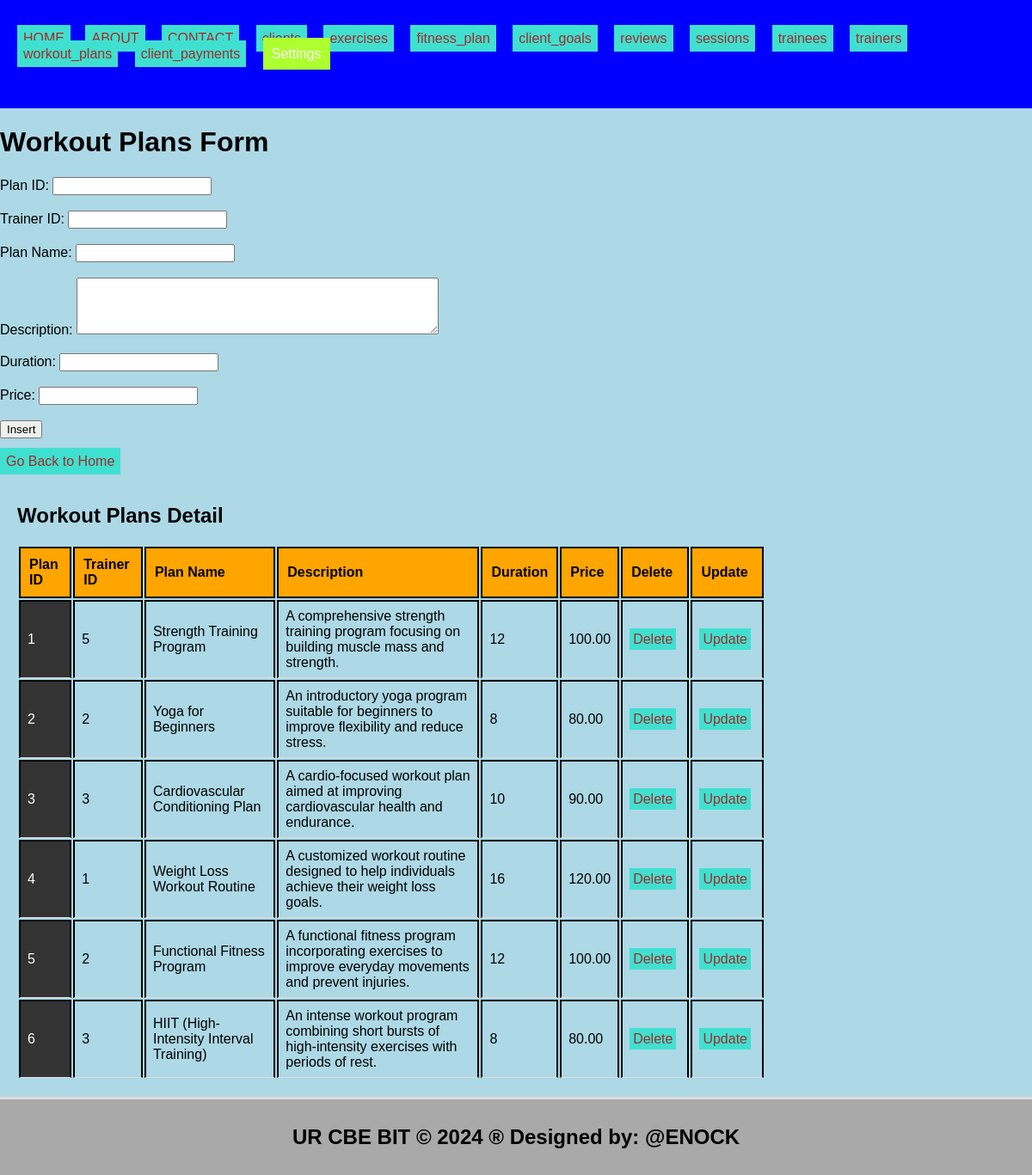
/workout_plans.php, run on the app's committed database.
### tables this page shows
CREATE TABLE `workout_plans` (
  `plan_id` int(11) NOT NULL,
  `trainer_id` int(11) DEFAULT NULL,
  `plan_name` varchar(255) DEFAULT NULL,
  `description` text DEFAULT NULL,
  `duration` int(11) DEFAULT NULL,
  `price` decimal(10,2) DEFAULT NULL
);

### workout_plans.php (the view, shortened to what this page needs)
<!DOCTYPE html>
<html lang="en">
<head>
  <link rel="stylesheet" type="text/css" href="style.css">
</head>
<body style="background-color: lightblue;">
  <header>
    <ul style="list-style-type: none; padding: 0;">
      <li style="display: inline; margin-right: 10px;">
           <ul style="list-style-type: none; padding: 0;">
    </li>
    <li style="display: inline; margin-right: 8px;"><a href="./home.html">HOME</a></li>
    <li style="display: inline; margin-right: 10px;"><a href="./about.html">ABOUT</a></li>
    <li style="display: inline; margin-right: 10px;"><a href="./contact.html">CONTACT</a></li>
    <li style="display: inline; margin-right: 10px;"><a href="./clients.php">clients</a></li>
    <li style="display: inline; margin-right: 10px;"><a href="./exercises.php">exercises</a></li>
    <li style="display: inline; margin-right: 10px;"><a href="./fitness_plan.php">fitness_plan</a></li>
    <li style="display: inline; margin-right: 10px;"><a href="./client_goals.php">client_goals</a></li>
    <li style="display: inline; margin-right: 10px;"><a href="./reviews.php"> reviews</a></li>
    <li style="display: inline; margin-right: 10px;"><a href="./sessions.php">sessions</a></li>
    <li style="display: inline; margin-right: 10px;"><a href="./trainees.php">trainees</a></li>
    <li style="display: inline; margin-right: 10px;"><a href="./trainers.php">trainers</a></li>
    <li style="display: inline; margin-right: 10px;"><a href="./workout_plans.php">workout_plans</a></li>
    <li style="display: inline; margin-right: 10px;"><a href="./client_payments.php">client_payments</a></li>
      <li class="dropdown" style="display: inline; margin-right: 10px;">
      <a href="#" style="padding: 10px; color: white; background-color: greenyellow; text-decoration: none; margin-right: 15px;">Settings</a>
    </li>
    </ul>
  </header>
<body style="background-color: yellowgreen;">
  <h1>Workout Plans Form</h1>
  <form method="post" onsubmit="return confirmInsert();">
    <label for="plan_id">Plan ID:</label>
    <input type="number" id="plan_id" name="plan_id" required><br><br>
    <label for="trainer_id">Trainer ID:</label>
    <input type="number" id="trainer_id" name="trainer_id" required><br><br>
    <label for="plan_name">Plan Name:</label>
    <input type="text" id="plan_name" name="plan_name" required><br><br>
    <label for="description">Description:</label>
    <textarea id="description" name="description" rows="4" cols="50" required></textarea><br><br>
    <label for="duration">Duration:</label>
    <input type="text" id="duration" name="duration" required><br><br>
    <label for="price">Price:</label>
    <input type="number" id="price" name="price" required><br><br>
    <input type="submit" name="add" value="Insert"><br><br>
    <a href="./home.html">Go Back to Home</a>
  </form>
  <?php
  include('database_connection.php');
  ?>
  <section>
    <h2>Workout Plans Detail</h2>
    <table>
      <tr>
        <th>Plan ID</th>
        <th>Trainer ID</th>
        <th>Plan Name</th>
        <th>Description</th>
        <th>Duration</th>
        <th>Price</th>
        <th>Delete</th>
        <th>Update</th>
      </tr>
      <?php
      $sql = "SELECT * FROM workout_plans";
      $result = $connection->query($sql);
      if ($result->num_rows > 0) {
          while ($row = $result->fetch_assoc()) {
              echo "<tr>
                      <td>{$row['plan_id']}</td>
                      <td>{$row['trainer_id']}</td>
                      <td>{$row['plan_name']}</td>
                      <td>{$row['description']}</td>
                      <td>{$row['duration']}</td>
                      <td>{$row['price']}</td>
                      <td><a style='padding:4px' href='delete_workout_plans.php?plan_id={$row['plan_id']}'>Delete</a></td>
                      <td><a style='padding:4px' href='update_workout_plans.php?plan_id={$row['plan_id']}'>Update</a></td>
                    </tr>";
          }
      } else {
          echo "<tr><td colspan='8'>No data found</td></tr>";
      }
      ?>
    </table>
  </section>
  <footer>
    <h2>UR CBE BIT &copy; 2024 &reg; Designed by: @ENOCK</h2>
  </footer>
</body>
</html>

### style.css (style rules this page uses)
body { font-family: Arial, sans-serif; margin: 0; padding: 0; }
.dropdown { position: relative; display: inline; margin-right: 10px; }
body { font-family: Arial,sans-serif; margin:0; padding:0; }
header { background-color:blue; padding: 20px; }
.dropdown { position: right; display:right; direction:rtl; }
section { padding:28px; border-bottom: 1px solid #ddd; }
footer { text-align: center; padding: 15px; background-color:blue; }

### workout_plans.php (style rules this page uses)
a:link { color: #0066cc; text-decoration: none; }
a { padding: 7px; color: white; background-color: turquoise; text-decoration: none; margin-right: 5px; }
a:link { color: brown; }
th, td { border: 2px solid black; padding: 10px; text-align: left; }
th { background-color: orange; }
section { padding: 20px; border-bottom: 3px solid #ddd; }
footer { text-align: center; padding: 10px; background-color: darkgray; }

### data on the page
workout_plans: plan_id "1", trainer "5", plan_name "Strength Training Program", description "A comprehensive strength training program focusing on building muscle mass and strength.", duration "12", price "100.00"
workout_plans: plan_id "2", trainer "2", plan_name "Yoga for Beginners", description "An introductory yoga program suitable for beginners to improve flexibility and reduce stress.", duration "8", price "80.00"
workout_plans: plan_id "3", trainer "3", plan_name "Cardiovascular Conditioning Plan", description "A cardio-focused workout plan aimed at improving cardiovascular health and endurance.", duration "10", price "90.00"
workout_plans: plan_id "4", trainer "1", plan_name "Weight Loss Workout Routine", description "A customized workout routine designed to help individuals achieve their weight loss goals.", duration "16", price "120.00"
workout_plans: plan_id "5", trainer "2", plan_name "Functional Fitness Program", description "A functional fitness program incorporating exercises to improve everyday movements and prevent injuries.", duration "12", price "100.00"
workout_plans: plan_id "6", trainer "3", plan_name "HIIT (High-Intensity Interval Training)", description "An intense workout program combining short bursts of high-intensity exercises with periods of rest.", duration "8", price "80.00"
